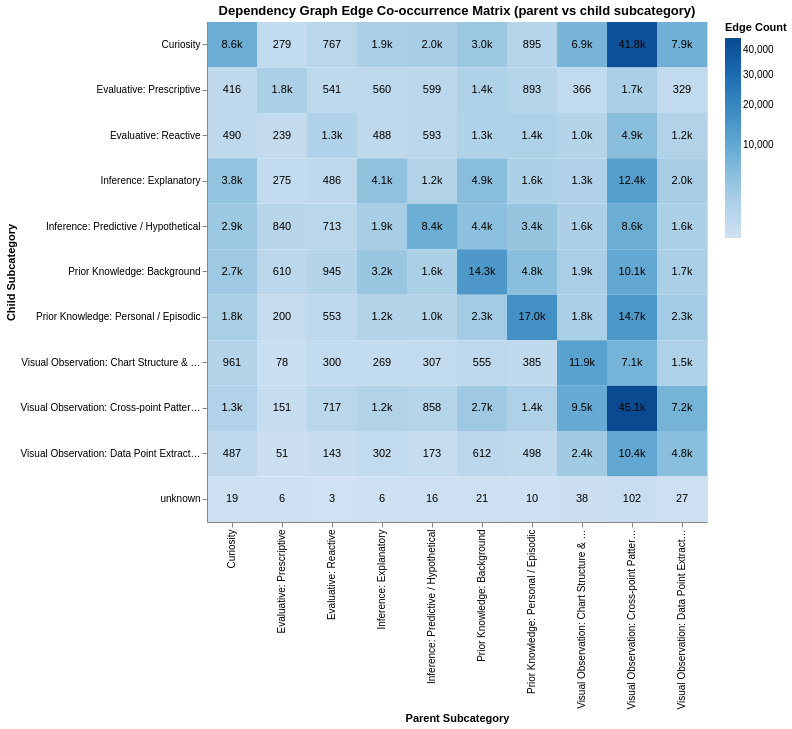

This figure's notebook cell:
### Code cell
import altair as alt
import numpy as np

# -- Remove "Unknown" and color subcategories according to parent node as in 1_across_plot.ipynb --
# You may want to import the relevant lists if available, but for illustration,
# let's filter out subcategories containing "Unknown" or "Color" in the parent_subcategory

# Explicit "bad" subcats based on 1_across_plot.ipynb / category logic
# Substitute these for yours as appropriate from your project context
EXCLUDED_PARENTS = [
    "Unknown",
    "Meta / Paratext",
    "Meta/Paratext",
    "Color",  # Remove parents related to color as needed
]
# Also drop *any* parent containing those as substring for potential variants
def _parent_is_good(x):
    bads = ["unknown", "meta", "paratext", "color"]
    if not isinstance(x, str):
        return False
    return not any(bad in x.lower() for bad in bads)

filtered_df = df[df['parent_subcategory'].apply(_parent_is_good)].copy()

# Create a co-occurrence matrix: counts of edges for each parent_subcategory -> child_subcategory
cooccurrence = (
    filtered_df.groupby(["parent_subcategory", "child_subcategory"])
      .size()
      .reset_index(name="count")
)

# Add a "count_display" column: rounded to the nearest 0.1 thousands (40,320 -> 40.3)
def count_to_k(x):
    if x < 1000:
        return str(x)
    return f"{x/1000:.1f}k"

cooccurrence["count_display"] = cooccurrence["count"].apply(count_to_k)

# For a consistent axis order, get the sorted unique subcategories after filtering:
subcats = sorted(
    set(cooccurrence["parent_subcategory"]).union(cooccurrence["child_subcategory"])
)

base = alt.Chart(cooccurrence)

rects = (
    base.mark_rect()
    .encode(
        x=alt.X(
            "parent_subcategory:N", 
            sort=subcats, 
            title="Parent Subcategory"
        ),
        y=alt.Y(
            "child_subcategory:N", 
            sort=subcats, 
            title="Child Subcategory"
        ),
        color=alt.Color(
            "count:Q", 
            scale=alt.Scale(scheme="blues", type="sqrt"), 
            legend=alt.Legend(title="Edge Count"),
        ),
        tooltip=[
            alt.Tooltip("parent_subcategory:N", title="Parent"),
            alt.Tooltip("child_subcategory:N", title="Child"),
            alt.Tooltip("count:Q", title="Edge Count"),
            alt.Tooltip("count_display:N", title="Rounded count"),
        ],
    )
)

text = (
    base.mark_text(baseline='middle', fontSize=11, color='black')
    .encode(
        x=alt.X(
            "parent_subcategory:N",
            sort=subcats
        ),
        y=alt.Y(
            "child_subcategory:N",
            sort=subcats
        ),
        text=alt.Text("count_display:N")
    )
)

chart = (
    (rects + text)
    .properties(
        width=500,
        height=500,
        title="Dependency Graph Edge Co-occurrence Matrix (parent vs child subcategory)"
    )
)

chart.display()

### Figure 1 — Vega-Lite specification as saved in the notebook (floating-point values rounded to 4 significant figures)
{"config": {"view": {"continuousWidth": 300, "continuousHeight": 300}}, "layer": [{"mark": {"type": "rect"}, "encoding": {"color": {"field": "count", "legend": {"title": "Edge Count"}, "scale": {"scheme": "blues", "type": "sqrt"}, "type": "quantitative"}, "tooltip": [{"field": "parent_subcategory", "title": "Parent", "type": "nominal"}, {"field": "child_subcategory", "title": "Child", "type": "nominal"}, {"field": "count", "title": "Edge Count", "type": "quantitative"}, {"field": "count_display", "title": "Rounded count", "type": "nominal"}], "x": {"field": "parent_subcategory", "sort": ["Curiosity", "Evaluative: Prescriptive", "Evaluative: Reactive", "Inference: Explanatory", "Inference: Predictive / Hypothetical", "Prior Knowledge: Background", "Prior Knowledge: Personal / Episodic", "Visual Observation: Chart Structure & Text", "Visual Observation: Cross-point Pattern Recognition", "Visual Observation: Data Point Extraction", "unknown"], "title": "Parent Subcategory", "type": "nominal"}, "y": {"field": "child_subcategory", "sort": ["Curiosity", "Evaluative: Prescriptive", "Evaluative: Reactive", "Inference: Explanatory", "Inference: Predictive / Hypothetical", "Prior Knowledge: Background", "Prior Knowledge: Personal / Episodic", "Visual Observation: Chart Structure & Text", "Visual Observation: Cross-point Pattern Recognition", "Visual Observation: Data Point Extraction", "unknown"], "title": "Child Subcategory", "type": "nominal"}}}, {"mark": {"type": "text", "baseline": "middle", "color": "black", "fontSize": 11}, "encoding": {"text": {"field": "count_display", "type": "nominal"}, "x": {"field": "parent_subcategory", "sort": ["Curiosity", "Evaluative: Prescriptive", "Evaluative: Reactive", "Inference: Explanatory", "Inference: Predictive / Hypothetical", "Prior Knowledge: Background", "Prior Knowledge: Personal / Episodic", "Visual Observation: Chart Structure & Text", "Visual Observation: Cross-point Pattern Recognition", "Visual Observation: Data Point Extraction", "unknown"], "type": "nominal"}, "y": {"field": "child_subcategory", "sort": ["Curiosity", "Evaluative: Prescriptive", "Evaluative: Reactive", "Inference: Explanatory", "Inference: Predictive / Hypothetical", "Prior Knowledge: Background", "Prior Knowledge: Personal / Episodic", "Visual Observation: Chart Structure & Text", "Visual Observation: Cross-point Pattern Recognition", "Visual Observation: Data Point Extraction", "unknown"], "type": "nominal"}}}], "data": {"name": "data-138f20bbe9e8013733f4309f2728b216"}, "height": 500, "title": "Dependency Graph Edge Co-occurrence Matrix (parent vs child subcategory)", "width": 500, "$schema": "https://vega.github.io/schema/vega-lite/v6.1.0.json", "datasets": {"data-138f20bbe9e8013733f4309f2728b216": [{"parent_subcategory": "Curiosity", "child_subcategory": "Curiosity", "count": 8570, "count_display": "8.6k"}, {"parent_subcategory": "Curiosity", "child_subcategory": "Evaluative: Prescriptive", "count": 416, "count_display": "416"}, {"parent_subcategory": "Curiosity", "child_subcategory": "Evaluative: Reactive", "count": 490, "count_display": "490"}, {"parent_subcategory": "Curiosity", "child_subcategory": "Inference: Explanatory", "count": 3849, "count_display": "3.8k"}, {"parent_subcategory": "Curiosity", "child_subcategory": "Inference: Predictive / Hypothetical", "count": 2929, "count_display": "2.9k"}, {"parent_subcategory": "Curiosity", "child_subcategory": "Prior Knowledge: Background", "count": 2662, "count_display": "2.7k"}, {"parent_subcategory": "Curiosity", "child_subcategory": "Prior Knowledge: Personal / Episodic", "count": 1824, "count_display": "1.8k"}, {"parent_subcategory": "Curiosity", "child_subcategory": "Visual Observation: Chart Structure & Text", "count": 961, "count_display": "961"}, {"parent_subcategory": "Curiosity", "child_subcategory": "Visual Observation: Cross-point Pattern Recognition", "count": 1253, "count_display": "1.3k"}, {"parent_subcategory": "Curiosity", "child_subcategory": "Visual Observation: Data Point Extraction", "count": 487, "count_display": "487"}, {"parent_subcategory": "Curiosity", "child_subcategory": "unknown", "count": 19, "count_display": "19"}, {"parent_subcategory": "Evaluative: Prescriptive", "child_subcategory": "Curiosity", "count": 279, "count_display": "279"}, {"parent_subcategory": "Evaluative: Prescriptive", "child_subcategory": "Evaluative: Prescriptive", "count": 1785, "count_display": "1.8k"}, {"parent_subcategory": "Evaluative: Prescriptive", "child_subcategory": "Evaluative: Reactive", "count": 239, "count_display": "239"}, {"parent_subcategory": "Evaluative: Prescriptive", "child_subcategory": "Inference: Explanatory", "count": 275, "count_display": "275"}, {"parent_subcategory": "Evaluative: Prescriptive", "child_subcategory": "Inference: Predictive / Hypothetical", "count": 840, "count_display": "840"}, {"parent_subcategory": "Evaluative: Prescriptive", "child_subcategory": "Prior Knowledge: Background", "count": 610, "count_display": "610"}, {"parent_subcategory": "Evaluative: Prescriptive", "child_subcategory": "Prior Knowledge: Personal / Episodic", "count": 200, "count_display": "200"}, {"parent_subcategory": "Evaluative: Prescriptive", "child_subcategory": "Visual Observation: Chart Structure & Text", "count": 78, "count_display": "78"}, {"parent_subcategory": "Evaluative: Prescriptive", "child_subcategory": "Visual Observation: Cross-point Pattern Recognition", "count": 151, "count_display": "151"}, {"parent_subcategory": "Evaluative: Prescriptive", "child_subcategory": "Visual Observation: Data Point Extraction", "count": 51, "count_display": "51"}, {"parent_subcategory": "Evaluative: Prescriptive", "child_subcategory": "unknown", "count": 6, "count_display": "6"}, {"parent_subcategory": "Evaluative: Reactive", "child_subcategory": "Curiosity", "count": 767, "count_display": "767"}, {"parent_subcategory": "Evaluative: Reactive", "child_subcategory": "Evaluative: Prescriptive", "count": 541, "count_display": "541"}, {"parent_subcategory": "Evaluative: Reactive", "child_subcategory": "Evaluative: Reactive", "count": 1310, "count_display": "1.3k"}, {"parent_subcategory": "Evaluative: Reactive", "child_subcategory": "Inference: Explanatory", "count": 486, "count_display": "486"}, {"parent_subcategory": "Evaluative: Reactive", "child_subcategory": "Inference: Predictive / Hypothetical", "count": 713, "count_display": "713"}, {"parent_subcategory": "Evaluative: Reactive", "child_subcategory": "Prior Knowledge: Background", "count": 945, "count_display": "945"}, {"parent_subcategory": "Evaluative: Reactive", "child_subcategory": "Prior Knowledge: Personal / Episodic", "count": 553, "count_display": "553"}, {"parent_subcategory": "Evaluative: Reactive", "child_subcategory": "Visual Observation: Chart Structure & Text", "count": 300, "count_display": "300"}, {"parent_subcategory": "Evaluative: Reactive", "child_subcategory": "Visual Observation: Cross-point Pattern Recognition", "count": 717, "count_display": "717"}, {"parent_subcategory": "Evaluative: Reactive", "child_subcategory": "Visual Observation: Data Point Extraction", "count": 143, "count_display": "143"}, {"parent_subcategory": "Evaluative: Reactive", "child_subcategory": "unknown", "count": 3, "count_display": "3"}, {"parent_subcategory": "Inference: Explanatory", "child_subcategory": "Curiosity", "count": 1851, "count_display": "1.9k"}, {"parent_subcategory": "Inference: Explanatory", "child_subcategory": "Evaluative: Prescriptive", "count": 560, "count_display": "560"}, {"parent_subcategory": "Inference: Explanatory", "child_subcategory": "Evaluative: Reactive", "count": 488, "count_display": "488"}, {"parent_subcategory": "Inference: Explanatory", "child_subcategory": "Inference: Explanatory", "count": 4091, "count_display": "4.1k"}, {"parent_subcategory": "Inference: Explanatory", "child_subcategory": "Inference: Predictive / Hypothetical", "count": 1914, "count_display": "1.9k"}, {"parent_subcategory": "Inference: Explanatory", "child_subcategory": "Prior Knowledge: Background", "count": 3184, "count_display": "3.2k"}, {"parent_subcategory": "Inference: Explanatory", "child_subcategory": "Prior Knowledge: Personal / Episodic", "count": 1160, "count_display": "1.2k"}, {"parent_subcategory": "Inference: Explanatory", "child_subcategory": "Visual Observation: Chart Structure & Text", "count": 269, "count_display": "269"}, {"parent_subcategory": "Inference: Explanatory", "child_subcategory": "Visual Observation: Cross-point Pattern Recognition", "count": 1197, "count_display": "1.2k"}, {"parent_subcategory": "Inference: Explanatory", "child_subcategory": "Visual Observation: Data Point Extraction", "count": 302, "count_display": "302"}, {"parent_subcategory": "Inference: Explanatory", "child_subcategory": "unknown", "count": 6, "count_display": "6"}, {"parent_subcategory": "Inference: Predictive / Hypothetical", "child_subcategory": "Curiosity", "count": 1980, "count_display": "2.0k"}, {"parent_subcategory": "Inference: Predictive / Hypothetical", "child_subcategory": "Evaluative: Prescriptive", "count": 599, "count_display": "599"}, {"parent_subcategory": "Inference: Predictive / Hypothetical", "child_subcategory": "Evaluative: Reactive", "count": 593, "count_display": "593"}, {"parent_subcategory": "Inference: Predictive / Hypothetical", "child_subcategory": "Inference: Explanatory", "count": 1187, "count_display": "1.2k"}, {"parent_subcategory": "Inference: Predictive / Hypothetical", "child_subcategory": "Inference: Predictive / Hypothetical", "count": 8382, "count_display": "8.4k"}, {"parent_subcategory": "Inference: Predictive / Hypothetical", "child_subcategory": "Prior Knowledge: Background", "count": 1625, "count_display": "1.6k"}, {"parent_subcategory": "Inference: Predictive / Hypothetical", "child_subcategory": "Prior Knowledge: Personal / Episodic", "count": 1033, "count_display": "1.0k"}, {"parent_subcategory": "Inference: Predictive / Hypothetical", "child_subcategory": "Visual Observation: Chart Structure & Text", "count": 307, "count_display": "307"}, {"parent_subcategory": "Inference: Predictive / Hypothetical", "child_subcategory": "Visual Observation: Cross-point Pattern Recognition", "count": 858, "count_display": "858"}, {"parent_subcategory": "Inference: Predictive / Hypothetical", "child_subcategory": "Visual Observation: Data Point Extraction", "count": 173, "count_display": "173"}, {"parent_subcategory": "Inference: Predictive / Hypothetical", "child_subcategory": "unknown", "count": 16, "count_display": "16"}, {"parent_subcategory": "Prior Knowledge: Background", "child_subcategory": "Curiosity", "count": 3022, "count_display": "3.0k"}, {"parent_subcategory": "Prior Knowledge: Background", "child_subcategory": "Evaluative: Prescriptive", "count": 1425, "count_display": "1.4k"}, {"parent_subcategory": "Prior Knowledge: Background", "child_subcategory": "Evaluative: Reactive", "count": 1314, "count_display": "1.3k"}, {"parent_subcategory": "Prior Knowledge: Background", "child_subcategory": "Inference: Explanatory", "count": 4895, "count_display": "4.9k"}, {"parent_subcategory": "Prior Knowledge: Background", "child_subcategory": "Inference: Predictive / Hypothetical", "count": 4384, "count_display": "4.4k"}, {"parent_subcategory": "Prior Knowledge: Background", "child_subcategory": "Prior Knowledge: Background", "count": 14310, "count_display": "14.3k"}, {"parent_subcategory": "Prior Knowledge: Background", "child_subcategory": "Prior Knowledge: Personal / Episodic", "count": 2342, "count_display": "2.3k"}, {"parent_subcategory": "Prior Knowledge: Background", "child_subcategory": "Visual Observation: Chart Structure & Text", "count": 555, "count_display": "555"}, {"parent_subcategory": "Prior Knowledge: Background", "child_subcategory": "Visual Observation: Cross-point Pattern Recognition", "count": 2666, "count_display": "2.7k"}, {"parent_subcategory": "Prior Knowledge: Background", "child_subcategory": "Visual Observation: Data Point Extraction", "count": 612, "count_display": "612"}, {"parent_subcategory": "Prior Knowledge: Background", "child_subcategory": "unknown", "count": 21, "count_display": "21"}, {"parent_subcategory": "Prior Knowledge: Personal / Episodic", "child_subcategory": "Curiosity", "count": 895, "count_display": "895"}, {"parent_subcategory": "Prior Knowledge: Personal / Episodic", "child_subcategory": "Evaluative: Prescriptive", "count": 893, "count_display": "893"}, {"parent_subcategory": "Prior Knowledge: Personal / Episodic", "child_subcategory": "Evaluative: Reactive", "count": 1439, "count_display": "1.4k"}, {"parent_subcategory": "Prior Knowledge: Personal / Episodic", "child_subcategory": "Inference: Explanatory", "count": 1641, "count_display": "1.6k"}, {"parent_subcategory": "Prior Knowledge: Personal / Episodic", "child_subcategory": "Inference: Predictive / Hypothetical", "count": 3395, "count_display": "3.4k"}, {"parent_subcategory": "Prior Knowledge: Personal / Episodic", "child_subcategory": "Prior Knowledge: Background", "count": 4828, "count_display": "4.8k"}, {"parent_subcategory": "Prior Knowledge: Personal / Episodic", "child_subcategory": "Prior Knowledge: Personal / Episodic", "count": 16994, "count_display": "17.0k"}, {"parent_subcategory": "Prior Knowledge: Personal / Episodic", "child_subcategory": "Visual Observation: Chart Structure & Text", "count": 385, "count_display": "385"}, {"parent_subcategory": "Prior Knowledge: Personal / Episodic", "child_subcategory": "Visual Observation: Cross-point Pattern Recognition", "count": 1391, "count_display": "1.4k"}, {"parent_subcategory": "Prior Knowledge: Personal / Episodic", "child_subcategory": "Visual Observation: Data Point Extraction", "count": 498, "count_display": "498"}, {"parent_subcategory": "Prior Knowledge: Personal / Episodic", "child_subcategory": "unknown", "count": 10, "count_display": "10"}, {"parent_subcategory": "Visual Observation: Chart Structure & Text", "child_subcategory": "Curiosity", "count": 6891, "count_display": "6.9k"}, {"parent_subcategory": "Visual Observation: Chart Structure & Text", "child_subcategory": "Evaluative: Prescriptive", "count": 366, "count_display": "366"}, {"parent_subcategory": "Visual Observation: Chart Structure & Text", "child_subcategory": "Evaluative: Reactive", "count": 1019, "count_display": "1.0k"}, {"parent_subcategory": "Visual Observation: Chart Structure & Text", "child_subcategory": "Inference: Explanatory", "count": 1341, "count_display": "1.3k"}, {"parent_subcategory": "Visual Observation: Chart Structure & Text", "child_subcategory": "Inference: Predictive / Hypothetical", "count": 1555, "count_display": "1.6k"}, {"parent_subcategory": "Visual Observation: Chart Structure & Text", "child_subcategory": "Prior Knowledge: Background", "count": 1868, "count_display": "1.9k"}, {"parent_subcategory": "Visual Observation: Chart Structure & Text", "child_subcategory": "Prior Knowledge: Personal / Episodic", "count": 1768, "count_display": "1.8k"}, {"parent_subcategory": "Visual Observation: Chart Structure & Text", "child_subcategory": "Visual Observation: Chart Structure & Text", "count": 11928, "count_display": "11.9k"}, {"parent_subcategory": "Visual Observation: Chart Structure & Text", "child_subcategory": "Visual Observation: Cross-point Pattern Recognition", "count": 9481, "count_display": "9.5k"}, {"parent_subcategory": "Visual Observation: Chart Structure & Text", "child_subcategory": "Visual Observation: Data Point Extraction", "count": 2391, "count_display": "2.4k"}, {"parent_subcategory": "Visual Observation: Chart Structure & Text", "child_subcategory": "unknown", "count": 38, "count_display": "38"}, {"parent_subcategory": "Visual Observation: Cross-point Pattern Recognition", "child_subcategory": "Curiosity", "count": 41783, "count_display": "41.8k"}, {"parent_subcategory": "Visual Observation: Cross-point Pattern Recognition", "child_subcategory": "Evaluative: Prescriptive", "count": 1705, "count_display": "1.7k"}, {"parent_subcategory": "Visual Observation: Cross-point Pattern Recognition", "child_subcategory": "Evaluative: Reactive", "count": 4876, "count_display": "4.9k"}, {"parent_subcategory": "Visual Observation: Cross-point Pattern Recognition", "child_subcategory": "Inference: Explanatory", "count": 12450, "count_display": "12.4k"}, {"parent_subcategory": "Visual Observation: Cross-point Pattern Recognition", "child_subcategory": "Inference: Predictive / Hypothetical", "count": 8610, "count_display": "8.6k"}, {"parent_subcategory": "Visual Observation: Cross-point Pattern Recognition", "child_subcategory": "Prior Knowledge: Background", "count": 10061, "count_display": "10.1k"}, {"parent_subcategory": "Visual Observation: Cross-point Pattern Recognition", "child_subcategory": "Prior Knowledge: Personal / Episodic", "count": 14722, "count_display": "14.7k"}, {"parent_subcategory": "Visual Observation: Cross-point Pattern Recognition", "child_subcategory": "Visual Observation: Chart Structure & Text", "count": 7139, "count_display": "7.1k"}, {"parent_subcategory": "Visual Observation: Cross-point Pattern Recognition", "child_subcategory": "Visual Observation: Cross-point Pattern Recognition", "count": 45130, "count_display": "45.1k"}, {"parent_subcategory": "Visual Observation: Cross-point Pattern Recognition", "child_subcategory": "Visual Observation: Data Point Extraction", "count": 10373, "count_display": "10.4k"}, {"parent_subcategory": "Visual Observation: Cross-point Pattern Recognition", "child_subcategory": "unknown", "count": 102, "count_display": "102"}, {"parent_subcategory": "Visual Observation: Data Point Extraction", "child_subcategory": "Curiosity", "count": 7936, "count_display": "7.9k"}, {"parent_subcategory": "Visual Observation: Data Point Extraction", "child_subcategory": "Evaluative: Prescriptive", "count": 329, "count_display": "329"}, {"parent_subcategory": "Visual Observation: Data Point Extraction", "child_subcategory": "Evaluative: Reactive", "count": 1198, "count_display": "1.2k"}, {"parent_subcategory": "Visual Observation: Data Point Extraction", "child_subcategory": "Inference: Explanatory", "count": 2019, "count_display": "2.0k"}, {"parent_subcategory": "Visual Observation: Data Point Extraction", "child_subcategory": "Inference: Predictive / Hypothetical", "count": 1580, "count_display": "1.6k"}, {"parent_subcategory": "Visual Observation: Data Point Extraction", "child_subcategory": "Prior Knowledge: Background", "count": 1728, "count_display": "1.7k"}, {"parent_subcategory": "Visual Observation: Data Point Extraction", "child_subcategory": "Prior Knowledge: Personal / Episodic", "count": 2282, "count_display": "2.3k"}, {"parent_subcategory": "Visual Observation: Data Point Extraction", "child_subcategory": "Visual Observation: Chart Structure & Text", "count": 1484, "count_display": "1.5k"}, {"parent_subcategory": "Visual Observation: Data Point Extraction", "child_subcategory": "Visual Observation: Cross-point Pattern Recognition", "count": 7236, "count_display": "7.2k"}, {"parent_subcategory": "Visual Observation: Data Point Extraction", "child_subcategory": "Visual Observation: Data Point Extraction", "count": 4834, "count_display": "4.8k"}, {"parent_subcategory": "Visual Observation: Data Point Extraction", "child_subcategory": "unknown", "count": 27, "count_display": "27"}]}}
